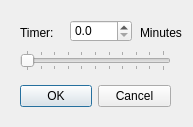
<?xml version="1.0" encoding="UTF-8"?>
<ui version="4.0">
 <class>Breaktimer</class>
 <widget class="QDialog" name="Breaktimer">
  <property name="geometry">
   <rect>
    <x>0</x>
    <y>0</y>
    <width>193</width>
    <height>127</height>
   </rect>
  </property>
  <property name="windowTitle">
   <string>Breaktimer</string>
  </property>
  <widget class="QDialogButtonBox" name="buttonBox">
   <property name="geometry">
    <rect>
     <x>20</x>
     <y>80</y>
     <width>151</width>
     <height>32</height>
    </rect>
   </property>
   <property name="orientation">
    <enum>Qt::Horizontal</enum>
   </property>
   <property name="standardButtons">
    <set>QDialogButtonBox::Cancel|QDialogButtonBox::Ok</set>
   </property>
  </widget>
  <widget class="QSlider" name="horizontalSlider_time">
   <property name="geometry">
    <rect>
     <x>20</x>
     <y>50</y>
     <width>151</width>
     <height>21</height>
    </rect>
   </property>
   <property name="maximum">
    <number>100</number>
   </property>
   <property name="orientation">
    <enum>Qt::Horizontal</enum>
   </property>
   <property name="tickPosition">
    <enum>QSlider::TicksBothSides</enum>
   </property>
   <property name="tickInterval">
    <number>10</number>
   </property>
  </widget>
  <widget class="QDoubleSpinBox" name="doubleSpinBox_time">
   <property name="geometry">
    <rect>
     <x>70</x>
     <y>20</y>
     <width>62</width>
     <height>22</height>
    </rect>
   </property>
   <property name="decimals">
    <number>1</number>
   </property>
   <property name="maximum">
    <double>10.000000000000000</double>
   </property>
   <property name="singleStep">
    <double>1.000000000000000</double>
   </property>
  </widget>
  <widget class="QLabel" name="label">
   <property name="geometry">
    <rect>
     <x>20</x>
     <y>23</y>
     <width>51</width>
     <height>20</height>
    </rect>
   </property>
   <property name="text">
    <string>Timer:</string>
   </property>
  </widget>
  <widget class="QLabel" name="label_2">
   <property name="geometry">
    <rect>
     <x>140</x>
     <y>23</y>
     <width>46</width>
     <height>20</height>
    </rect>
   </property>
   <property name="text">
    <string>Minutes</string>
   </property>
  </widget>
 </widget>
 <resources/>
 <connections>
  <connection>
   <sender>buttonBox</sender>
   <signal>accepted()</signal>
   <receiver>Breaktimer</receiver>
   <slot>accept()</slot>
   <hints>
    <hint type="sourcelabel">
     <x>248</x>
     <y>254</y>
    </hint>
    <hint type="destinationlabel">
     <x>157</x>
     <y>274</y>
    </hint>
   </hints>
  </connection>
  <connection>
   <sender>buttonBox</sender>
   <signal>rejected()</signal>
   <receiver>Breaktimer</receiver>
   <slot>reject()</slot>
   <hints>
    <hint type="sourcelabel">
     <x>316</x>
     <y>260</y>
    </hint>
    <hint type="destinationlabel">
     <x>286</x>
     <y>274</y>
    </hint>
   </hints>
  </connection>
 </connections>
</ui>
